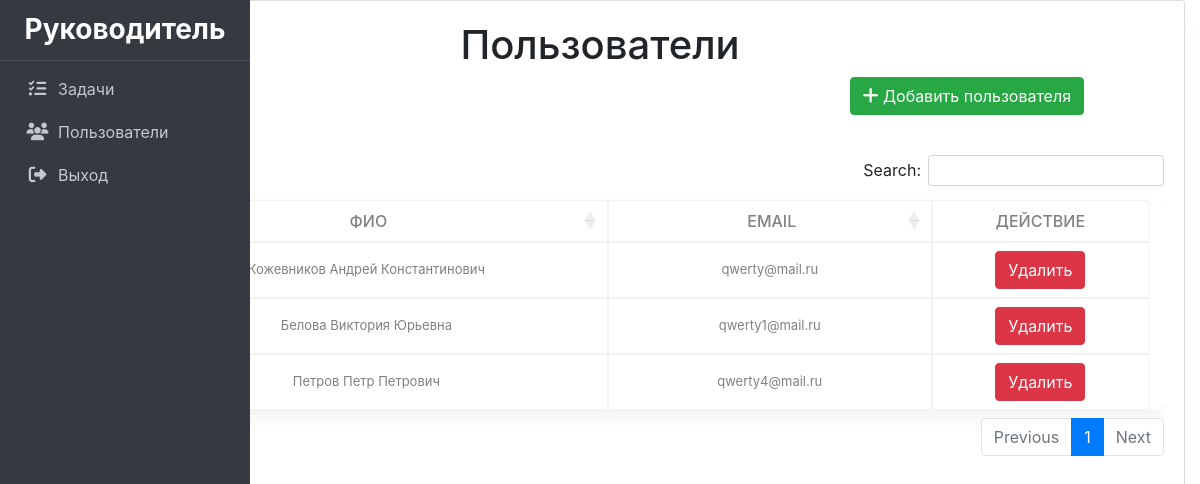
Page /manageusers.php (signed in) on the committed database.
### tables this page shows
CREATE TABLE `user_list` (
  `id` int(100) NOT NULL,
  `firstname` varchar(100) NOT NULL,
  `lastname` varchar(100) NOT NULL,
  `middlename` varchar(100) NOT NULL,
  `email` varchar(100) NOT NULL,
  `password` text NOT NULL,
  `type` tinyint(1) NOT NULL COMMENT '1 - manager',
  `manager` int(100) NOT NULL COMMENT 'if 0 than manager'
);

### manageusers.php (the view, shortened to what this page needs)
<!DOCTYPE html>
<html>
  <head>
      <link rel="stylesheet" href="/css/table.css">
      <link rel="stylesheet" href="/css/style.css">
      <link rel="stylesheet" href="/css/sidebar.css">
      <link rel="stylesheet" href="https://maxcdn.bootstrapcdn.com/bootstrap/4.0.0/css/bootstrap.min.css">
      <link rel="stylesheet" href="https://cdn.datatables.net/1.10.23/css/dataTables.bootstrap4.min.css" />
  </head>
  <body>
  <?php include 'sidebar.php' ?>
      <div class="col-lg-12">
          <div class="card card-outline card-success">
              <div class="main-div">
                  <div class="center-div">
                      <h1>Пользователи</h1>
                          <div class="text-right margin-rightside ">
                            <button type="button" name="add" id="add" data-toggle="modal" data-target="#add_user_Modal"
                               class="btn btn btn-success form-check-inline" href="#"><i class="fa fa-plus"></i> Добавить пользователя
                            </button>
                          </div>
                      <div class="card-body">
                          <div class="table-responsive" id="users_table">
                            <table class="table-hover col-lg-12" id="users">
                              <colgroup>
                      					<col width="5%">
                      					<col width="45%">
                      					<col width="30%">
                      					<col width="20%">
                      				</colgroup>
                              <thead>
                                <tr>
                                  <th class="text-center">id</th>
                                  <th class="text-center">ФИО</th>
                                  <th class="text-center">Email</th>
                                  <th class="text-center no-sort">Действие</th>
                                </tr>
                              </thead>
                              <tbody>
                                <?php
                                  include 'db_connect.php';
                                  $selectquery = "SELECT * FROM user_list WHERE manager = " . $_SESSION['login_id'] . " ORDER BY lastname DESC";
                                  $query = $conn->query($selectquery);
                                  while($res = $query->fetch_assoc())
                                  {
                                  ?>
                                    <tr id="<?php echo $res["id"]; ?>">
                                      <td><?php echo $res['id']; ?></td>
                                      <td>
                                        <?php
                                            echo $res['lastname']. " " . $res['firstname'] . " " . $res['middlename'];
                                        ?>
                                      </td>
                                      <td><?php echo $res['email']; ?></td>
                                      <?php if($_SESSION['login_type'] == 1): ?>
                                        <td class="text-center">
                                          <input type="button" name="delete" value="Удалить" id="<?php echo $res["id"]; ?>" class="btn btn-danger delete_user" />
                                        </td>
                                      <?php endif; ?>
                                    </tr>
                                <?php
                                }
                                 ?>
                              </tbody>
                            </table>
                          </div>
                      </div>
                  </div>
              </div>
          </div>
      </div>
  </body>
</html>

### css/table.css (style rules this page uses)
.center-div { width: 100%; height: 100vh; background: -webkit-linear-gradient(left, #ff00, #ff00); padding: 20px 0 0 0; box-shadow: 0 10px 20px 0 rgba(0, 0, 0, .03); border-radius: 10px; }
h1 { font-size: 18px; color: #000; text-align: center; margin-top: -20px; margin-bottom: 20px; }
table { border-collapse: collapse; background-color: #fff; box-shadow: 0 10px 20px 0 rgba(0, 0, 0, .05); border-radius: 10px; margin: auto; }
th,td { border: 1px solid #f2f2f2; padding: 8px 30px; text-align: center; color: grey; }
th { text-transform: uppercase; font-weight: 500; }
td { font-size: 13px; }
.fa { font-size: 18px; }

### css/style.css (style rules this page uses)
body { background: rgba(10,10,10, .9); -webkit-background-size: cover; background-size: cover; background-attachment: fixed; font-family: sans-serif; }
.margin-rightside button { margin-right: 100px; margin-bottom: 20px; }

### rows in the picture
user_list: lastname "Петров", firstname "Петр", middlename "Петрович", email "qwerty4@mail.ru"
user_list: lastname "Кожевников", firstname "Андрей", middlename "Константинович", email "qwerty@mail.ru"
user_list: lastname "Белова", firstname "Виктория", middlename "Юрьевна", email "qwerty1@mail.ru"
